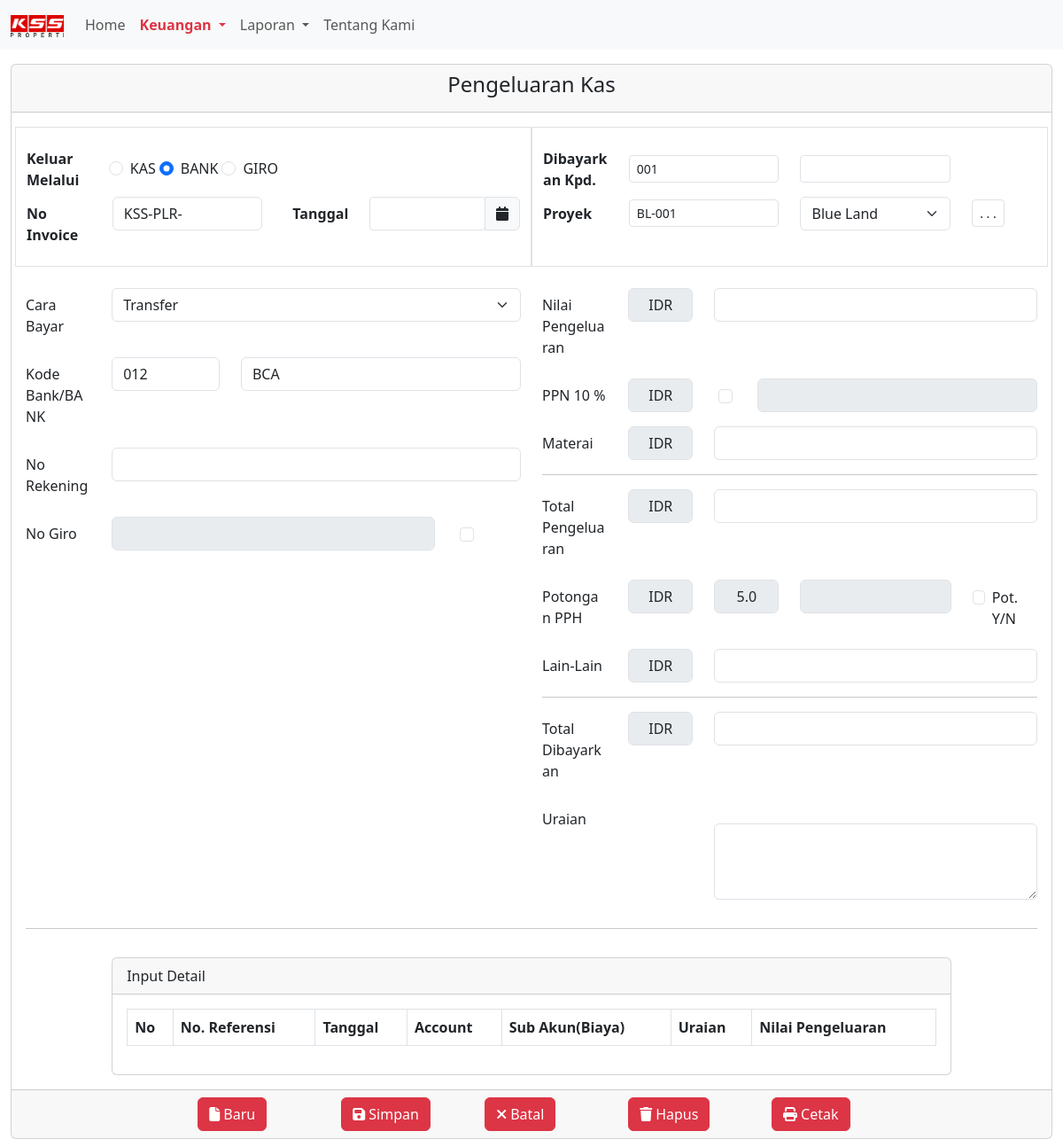
Before: /keuangan-pengeluaran.php with the older database file.
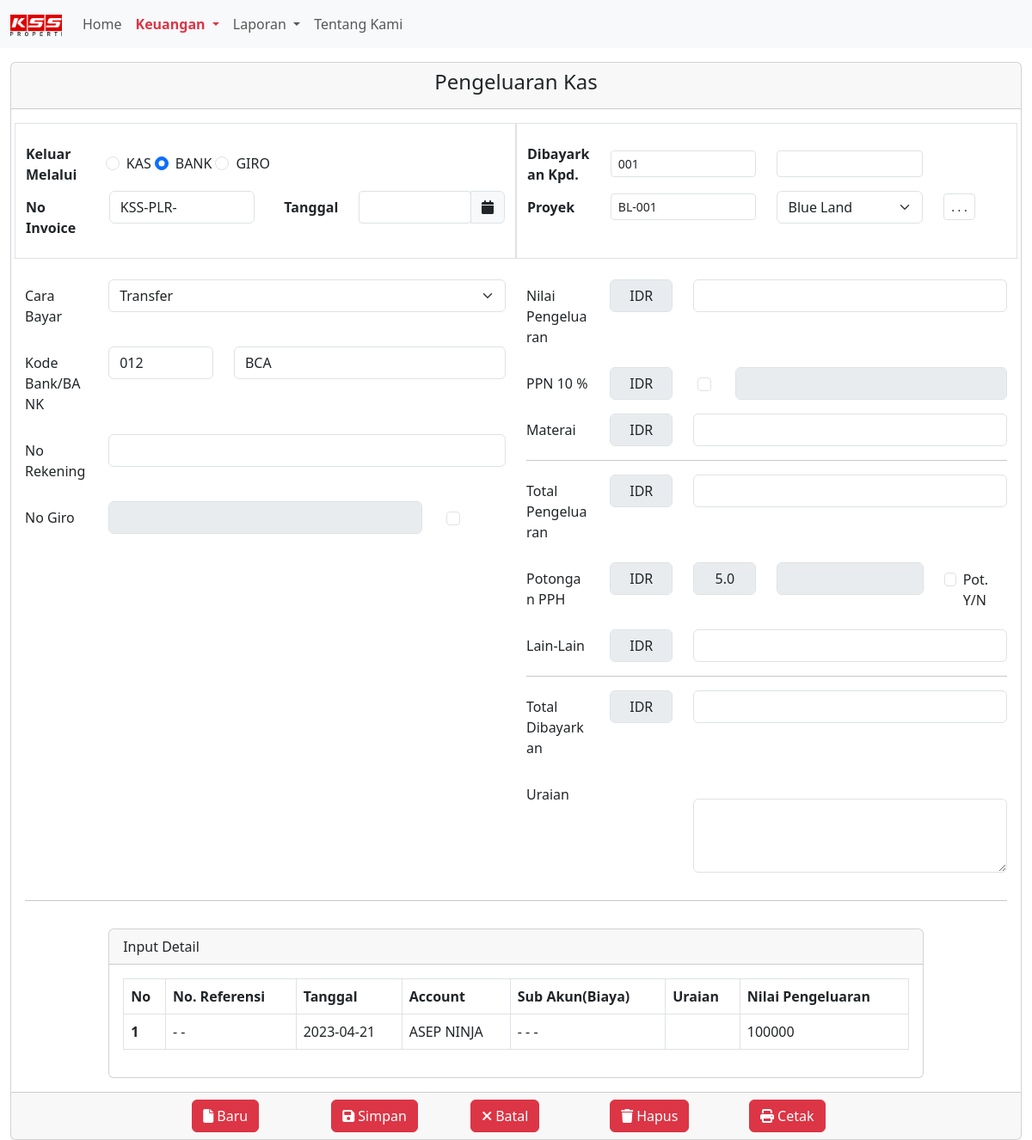
After: the same page with the newer database file.
### tables this page shows
CREATE TABLE `pengeluaran_kas` (
  `id_pengeluaran` int NOT NULL,
  `payment` varchar(255) DEFAULT NULL,
  `no_invoice` varchar(255) DEFAULT NULL,
  `tanggal` date DEFAULT NULL,
  `cara_bayar` varchar(255) DEFAULT NULL,
  `kode_bank` varchar(255) DEFAULT NULL,
  `no_rekening` varchar(255) DEFAULT NULL,
  `no_giro` varchar(255) DEFAULT NULL,
  `kode_bayar` varchar(255) NOT NULL,
  `nama_dibayar` varchar(255) NOT NULL,
  `proyek` varchar(255) DEFAULT NULL,
  `kode_proyek` varchar(255) DEFAULT NULL,
  `nilaiPengeluaran` int DEFAULT NULL,
  `ppn` int DEFAULT NULL,
  `materai` int DEFAULT NULL,
  `total_pengeluaran` int DEFAULT NULL,
  `pot_pph` int DEFAULT NULL,
  `pot_lain` int DEFAULT NULL,
  `total_bayar` int DEFAULT NULL,
  `uraian` varchar(255) DEFAULT NULL
);

### function.php (called while the page is built, shortened)
<?php
require "koneksi.php";
function query($query)
{
    global $conn;
    $result = mysqli_query($conn, $query);
    $rows = [];
    while ($row = mysqli_fetch_assoc($result)) {
        $rows[] = $row;
    }
    return $rows;
}

### keuangan-pengeluaran.php (the view, shortened to what the changed rows need)
<?php
require "function.php";
$pengeluaran = query("SELECT * FROM pengeluaran_kas LEFT JOIN proyek ON pengeluaran_kas.proyek = proyek.id");
?>
<!DOCTYPE html>
<html lang="en">
<head>
  <link rel="stylesheet" href="./src/style/global.css" />
  <link rel="stylesheet" href="./src/bootstrap/bootstrap.min.css" />
  <link rel="stylesheet" href="./src/style/all.min.css" />
</head>
<body>
  <section class="form-pengeluaran">
    <div class="container-fluid">
      <div class="card">
        <form action="" method="POST">
          <div class="card-body">
            <div class="row mt-3">
              <div class="col-10 offset-1">
                <div class="card">
                  <div class="card-body">
                    <table class="table table-bordered">
                      <thead>
                        <tr>
                          <th scope="col">No</th>
                          <th scope="col">No. Referensi</th>
                          <th scope="col">Tanggal</th>
                          <th scope="col">Account</th>
                          <th scope="col">Sub Akun(Biaya)</th>
                          <th scope="col">Uraian</th>
                          <th scope="col">Nilai Pengeluaran</th>
                        </tr>
                      </thead>
                      <tbody>
                        <?php foreach ($pengeluaran as $i => $row) : ?>
                          <tr>
                            <th scope="row"><?php echo ++$i ?></th>
                            <td>- -</td>
                            <td><?php echo $row['tanggal'] ?></td>
                            <td><?php echo $row['nama_dibayar'] ?></td>
                            <td>- - -</td>
                            <td><?php echo $row['uraian'] ?></td>
                            <td><?php echo $row['nilaiPengeluaran'] ?></td>
                          </tr>
                        <?php endforeach; ?>
                      </tbody>
                    </table>
                  </div>
                </div>
              </div>
            </div>
          </div>
        </form>
      </div>
    </div>
  </section>
</body>
</html>

Changed rows visible on the page:
added pengeluaran_kas: tanggal "2023-04-21", nama_dibayar "ASEP NINJA", nilaiPengeluaran "100000"
